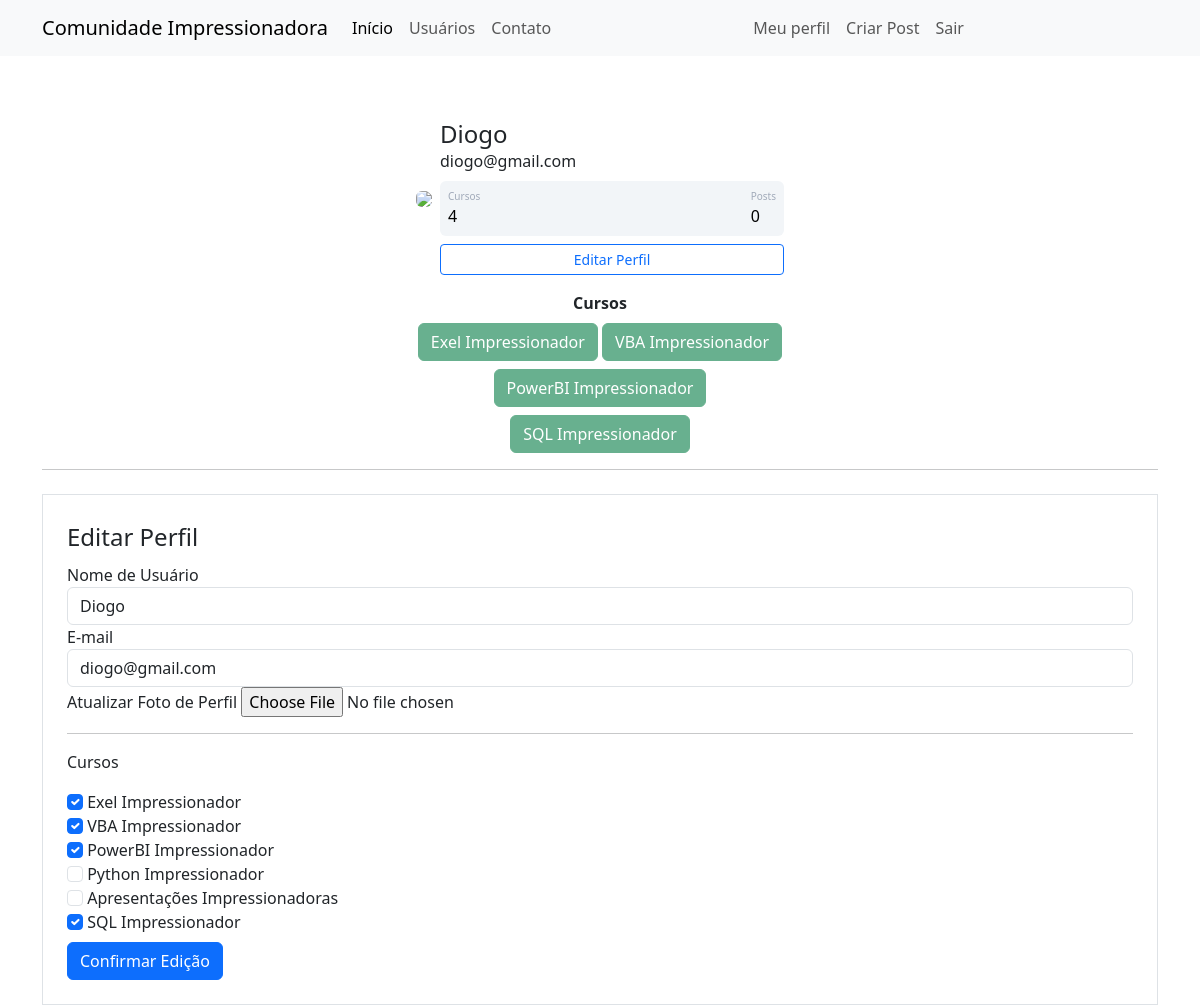
/perfil/editar (signed in), run on the app's committed database.
### comunidadeimpressionadora/models.py (models this page shows)
class Usuario(database.Model, UserMixin):
    id = database.Column(database.Integer, primary_key=True)
    username = database.Column(database.String, nullable=False, unique=True) # Nullable mostra q esse campo sempre tem que ser preenchido
    email = database.Column(database.String, nullable=False, unique=True)
    senha = database.Column(database.String, nullable=False)
    foto_perfil = database.Column(database.String, default='default.jpg')
    posts = database.relationship('Post', backref='autor', lazy=True)
    curso = database.Column(database.String, nullable=False, default='Não Informado') # Default eh um valor padra oque vai ta predefinido no banco de dados

### comunidadeimpressionadora/routes.py (the view)
@app.route('/perfil/editar', methods=['GET', 'POST'])
@login_required
def editar_perfil():
    form = FormEditarPerfil()
    if form.validate_on_submit():
        current_user.email = form.email.data
        current_user.username = form.username.data
        if form.foto_perfil.data:
            nome_imagem = salvar_imagem(form.foto_perfil.data)
            current_user.foto_perfil = nome_imagem
        current_user.curso = atualizar_cursos(form)
        database.session.commit()
        flash('Perfil Atualizado com Sucesso!', 'alert-success')
        return redirect(url_for('perfil'))
    elif request.method == 'GET':
        form.username.data = current_user.username
        form.email.data = current_user.email
        for campo in form:
            if 'curso_' in campo.name:
                campo.checked = True if campo.label.text in current_user.curso else False
    foto_perfil = url_for('static', filename=f'fotos_perfil/{current_user.foto_perfil}')
    return render_template('editarperfil.html', foto_perfil=foto_perfil, form=form)

### comunidadeimpressionadora/forms.py (shortened to what this page needs)
class FormEditarPerfil(FlaskForm):
    username = StringField('Nome de Usuário', validators=[DataRequired(), Length(4, 20)])
    email = StringField('E-mail', validators=[DataRequired(), Email()])
    curso_exel = BooleanField('Exel Impressionador')
    curso_vba =  BooleanField('VBA Impressionador')
    curso_powerbi = BooleanField('PowerBI Impressionador')
    curso_python = BooleanField('Python Impressionador')
    curso_ppt = BooleanField('Apresentações Impressionadoras')
    curso_sql = BooleanField('SQL Impressionador')
    foto_perfil = FileField('Atualizar Foto de Perfil', validators=[FileAllowed(['jpg', 'png', 'jpeg'])])
    botao_submit_editarperfil = SubmitField('Confirmar Edição')

### comunidadeimpressionadora/models.py (called while the page is built)
@login_manager.user_loader
def load_usuario(id_usuario):
    return Usuario.query.get(int(id_usuario))

### comunidadeimpressionadora/templates/editarperfil.html (shortened to what this page needs)
{% extends 'perfil.html' %}
{% block form_editar_perfil %}
<div class="container">
        <hr>
        <div class="row">
            <div class="col">
                <form method="POST" action="" class="border p-4 mt-2" enctype="multipart/form-data">
                    <legend>Editar Perfil</legend>
                    <fieldset>
                        <div class="form-group">
                            {{ form.username.label(class="form-control-label") }}
                            {% if form.username.errors %}
                                {{ form.username(class="form-control is-invalid") }}
                            <div class="invalid-feedback">
                                {% for erro in form.username.errors %}
                                    {{ erro }}
                                {% endfor %}
                            </div>
                            {% else %}
                                {{ form.username(class="form-control") }}
                            {% endif %}
                        </div>
                        <div class="form-group">
                            {{ form.email.label(class="form-control-label") }}
                            {% if form.email.errors %}
                                {{ form.email(class="form-control is-invalid") }}
                            <div class="invalid-feedback">
                                {% for erro in form.email.errors %}
                                    {{ erro }}
                                {% endfor %}
                            </div>
                            {% else %}
                                {{ form.email(class="form-control") }}
                            {% endif %}
                        </div>
                        <div class="form-group">
                            {{ form.foto_perfil.label }}
                            {{ form.foto_perfil(class="form-control-file") }}
                        </div>
                        <hr>
                        <p>Cursos</p>
                        {% for campo in form  %}
                            {% if 'curso_' in campo.name %}
                                <div class="form-group">
                                      {{ campo(class="form-check-input") }}
                                      {{ campo.label(class="form-check-label") }}
                                </div>
                            {% endif %}
                        {% endfor %}
                    </fieldset>
                    {{ form.botao_submit_editarperfil(class="btn btn-primary mt-2") }}
                </form>
            </div>
        </div>
    </div>
{% endblock %}

### comunidadeimpressionadora/templates/perfil.html
{% extends 'base.html' %}
{% block body %}
    <div class="container mt-5 d-flex justify-content-center">
        <div class="card p-3">
            <div class="d-flex align-items-center">
                <div class="image pe-2"> <img src="{{ foto_perfil }}" class="rounded" width="200"> </div>
                <div class="ml-3 w-100">
                    <h4 class="mb-0 mt-0">{{ current_user.username }}</h4> <span>{{ current_user.email }}</span>
                    <div class="p-2 mt-2 bg-primary d-flex justify-content-between rounded text-white stats">
                        {% if current_user.curso in "Não Informado" %}
                            0
                        {% else %}
                            <div class="d-flex flex-column"> <span class="articles">Cursos</span> <span class="number1">{{ current_user.curso.count(';') + 1 }}</span> </div>
                        {% endif %}
                        <div class="d-flex flex-column"> <span class="rating">Posts</span> <span class="number3">0</span> </div>
                    </div>
                    <div class="button mt-2 d-flex flex-row align-items-center"><a class="w-100" href="{{ url_for('editar_perfil') }}"><button class="btn btn-sm btn-outline-primary w-100">Editar Perfil</button></a></div>
                </div>
            </div>
        </div>
    </div>
<div class="row justify-content-center">
    <div class="col-4" style="text-align: center;">
        <b>Cursos</b><br>
        {% for curso in current_user.curso.split(';') %}
            <button type="button" class="btn btn-success mt-2" disabled>{{ curso }}</button>
        {% endfor %}
    </div>
</div>
{% block form_editar_perfil %}
{% endblock %}
{% endblock %}

### comunidadeimpressionadora/static/main.css (style rules this page uses)
.card { width: 400px; border: none; border-radius: 10px; background-color: #fff }
.stats { background: #f2f5f8 !important; color: #000 !important }
.articles { font-size: 10px; color: #a1aab9 }
.number1 { font-weight: 500 }
.rating { font-size: 10px; color: #a1aab9 }
.number3 { font-weight: 500 }

### data on the page
Usuario: username "Diogo", email "diogo@gmail.com", curso "4"

### other printed values
{{ curso }} "Exel Impressionador" "VBA Impressionador" "PowerBI Impressionador" "SQL Impressionador"
{{ campo.label(class="form-check-label") }} "Exel Impressionador" "VBA Impressionador" "PowerBI Impressionador" "Python Impressionador" "Apresentações Impressionadoras" "SQL Impressionador"
